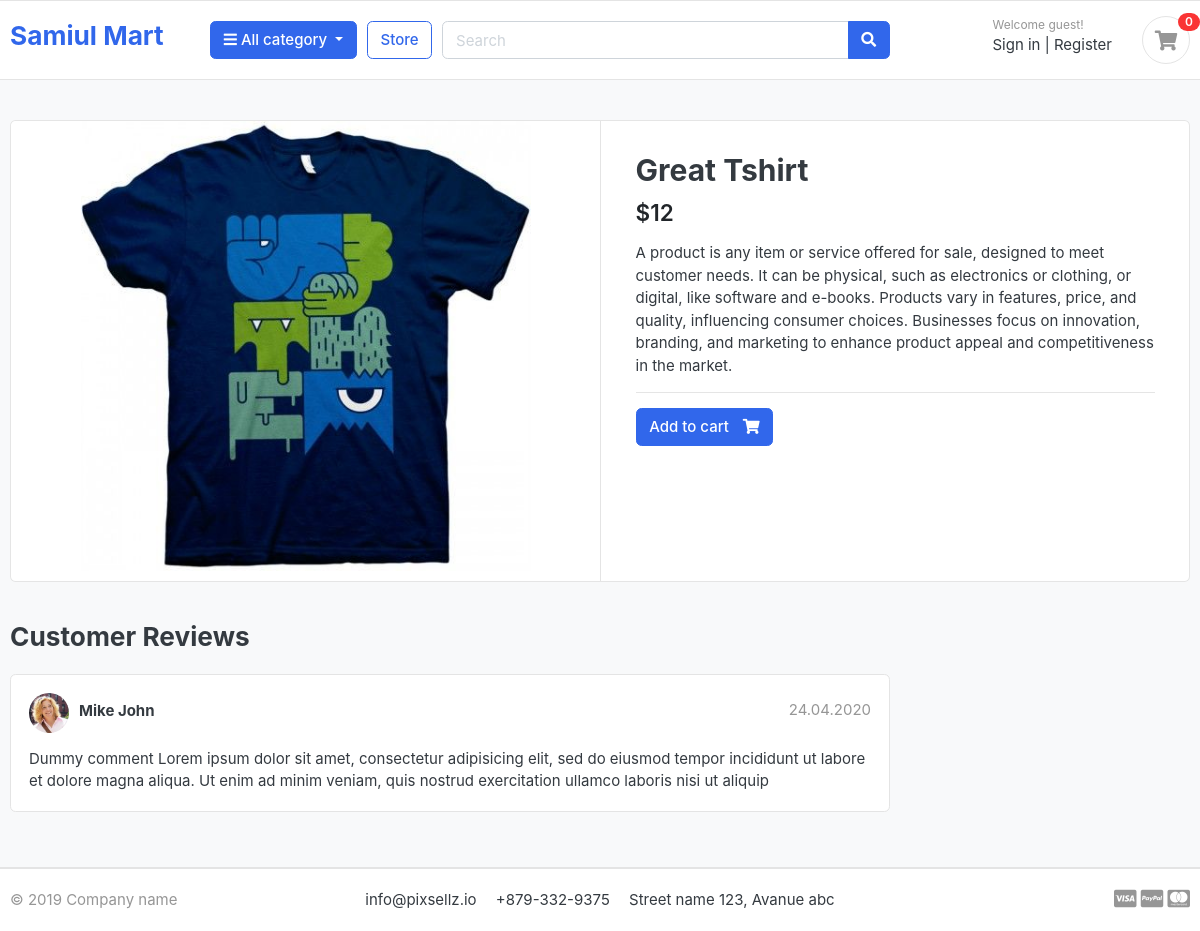
/store/tshirst/great-tshirt/, run on the app's committed database.
### store/models.py (models this page shows, shortened)
class Product(models.Model):
    product_name = models.CharField(max_length=100, unique=True)
    slug = models.SlugField(max_length=200, unique=True)
    description = models.TextField(max_length=500, blank=True)
    price = models.IntegerField()
    image = models.ImageField(upload_to='photos/products')
    stock = models.IntegerField()
    is_available = models.BooleanField(default=True)
    category = models.ForeignKey(Category, on_delete=models.CASCADE)
    created_date = models.DateTimeField(auto_now_add=True)
    modified_date = models.DateTimeField(auto_now=True)

### store/views.py (the view)
# urls.py: path('<slug:category_slug>/<slug:product_slug>/', views.product_detail, name='product_detail'),
def product_detail(request, category_slug, product_slug):
    single_product = Product.objects.get(slug=product_slug, category__slug=category_slug)
    return render(request, 'store/product-detail.html',{'product':single_product})

### store/templates/store/product-detail.html (shortened to what this page needs)
{% extends 'base.html' %}
{% block body%}
<section class="section-content padding-y bg">
      <div class="container">
        <div class="card">
          <div class="row no-gutters">
            <aside class="col-md-6">
              <article class="gallery-wrap">
                <div class="img-big-wrap">
                  <a href="#"><img src="{{product.image.url}}" /></a>
                </div>
              </article>
            </aside>
            <main class="col-md-6 border-left">
              <article class="content-body">
                <h2 class="title">{{product.product_name}}</h2>
                <div class="mb-3">
                  <var class="price h4">${{product.price}}</var>
                </div>
                <p>
                  {{product.description}}
                </p>
                <hr />
                <form method='post'>
                      <a href="{% url "add_cart" product.id %}" class="btn btn-primary">
                        <span class="text">Add to cart</span>
                        <i class="fas fa-shopping-cart"></i>
                      </a>
                </form>
              </article>
            </main>
          </div>
        </div>
        <br />
        <div class="row">
          <div class="col-md-9">
            <header class="section-heading">
              <h3>Customer Reviews</h3>
            </header>
            <article class="box mb-3">
              <div class="icontext w-100">
                <img
                  src="./images/avatars/avatar1.jpg"
                  class="img-xs icon rounded-circle"
                />
                <div class="text">
                  <span class="date text-muted float-md-right"
                    >24.04.2020
                  </span>
                  <h6 class="mb-1">Mike John</h6>
                </div>
              </div>
              <div class="mt-3">
                <p>
                  Dummy comment Lorem ipsum dolor sit amet, consectetur
                  adipisicing elit, sed do eiusmod tempor incididunt ut labore
                  et dolore magna aliqua. Ut enim ad minim veniam, quis nostrud
                  exercitation ullamco laboris nisi ut aliquip
                </p>
              </div>
            </article>
          </div>
        </div>
      </div>
    </section>
{% endblock %}

### static/css/ui.css (style rules this page uses)
html { font-family: "Inter", sans-serif; font-size: 15px; }
.content-body { flex: 1 1 auto; padding: 2rem 2.3rem; }
.img-xs, .img-sm, .img-md, .img-lg { -o-object-fit: cover; object-fit: cover; flex-shrink: 0; flex-grow: 0; }
.img-xs { width: 40px; height: 40px; }
.padding-y { padding-top: 40px; padding-bottom: 40px; }
var { font-style: normal; }
article:after, .form-group:after { display: block; clear: both; content: ""; }
.bg { background-color: #f8f9fa; }
.section-heading { margin-bottom: 20px; margin-top: 15px; }
p:last-child { margin-bottom: 0; }
.btn .text + i { margin-left: 10px; }
.icontext { display: inline-flex; align-items: center; vertical-align: middle; }
.icontext .text { width: 100%; line-height: 1.2; }
.icontext .icon { position: relative; margin-right: 10px; flex-shrink: 0; flex-grow: 0; }
.price { font-weight: 600; color: #212529; }
.box { padding: 18px; background: #fff; border-radius: 0.37rem; border: 1px solid #e4e4e4; }
.box img { max-width: 100%; }
.gallery-wrap .img-big-wrap { margin-bottom: 10px; border-radius: 0.37rem; overflow: hidden; background-color: #fff; }
.gallery-wrap .img-big-wrap a { text-align: center; display: block; }
.gallery-wrap .img-big-wrap img { height: 450px; width: auto; display: inline-block; }

### data on the page
Product: image (picture), product_name "Great Tshirt", price "12", description "A product is any item or service offered for sale, designed to meet customer needs. It can be physical, such as electronics or clothing, or digital, like software and e-books. Products vary in features, price, and quality, influencing consumer choices. Businesses focus on innovation, branding, and marketing to enhance product appeal and competitiveness in the market."
